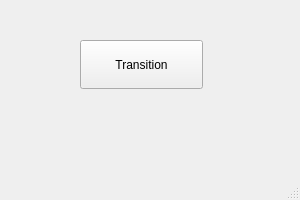
<?xml version="1.0" encoding="UTF-8"?>
<ui version="4.0">
 <class>MainWindow</class>
 <widget class="QMainWindow" name="MainWindow">
  <property name="geometry">
   <rect>
    <x>0</x>
    <y>0</y>
    <width>300</width>
    <height>200</height>
   </rect>
  </property>
  <property name="windowTitle">
   <string>MainWindow</string>
  </property>
  <widget class="QWidget" name="centralwidget">
   <widget class="QPushButton" name="pushButton">
    <property name="geometry">
     <rect>
      <x>80</x>
      <y>40</y>
      <width>123</width>
      <height>49</height>
     </rect>
    </property>
    <property name="text">
     <string>Transition</string>
    </property>
   </widget>
  </widget>
  <widget class="QMenuBar" name="menubar">
   <property name="geometry">
    <rect>
     <x>0</x>
     <y>0</y>
     <width>300</width>
     <height>25</height>
    </rect>
   </property>
  </widget>
  <widget class="QStatusBar" name="statusbar"/>
 </widget>
 <resources/>
 <connections/>
</ui>
